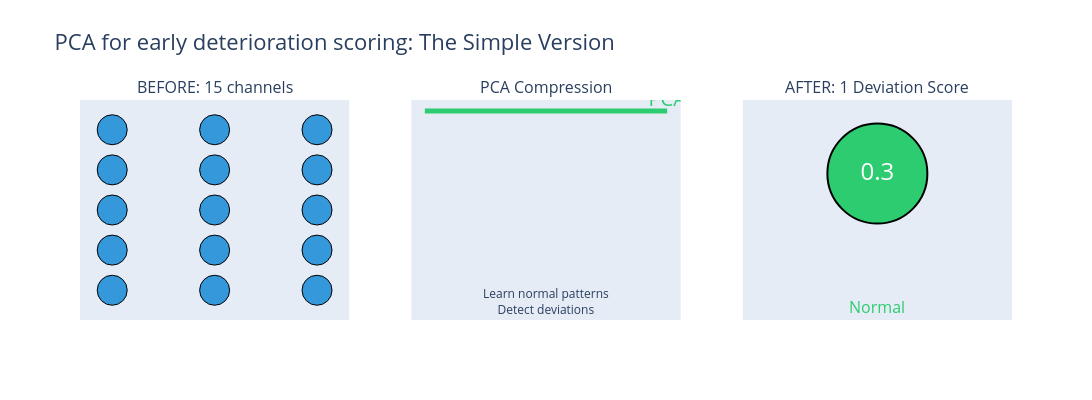

Notebook code cell kept with this figure:
### Markdown cell above
---

## 8. The Bottom Line

### What PCA Gives You

| Before | After |
|--------|-------|
| 15+ channels per bed | 1 deviation score |
| Complex per-channel alarm limits | Single alert threshold |
| Missed patterns across channels | Catches multi-channel deterioration |
| Per-channel alarms and alarm fatigue | Ward-wide dashboard |

### The Core Idea

1. **Compress**: PCA learns what a stable patient's channels look like together and compresses 15 channels into fewer dimensions
2. **Reconstruct**: We can approximate the original values from the compressed version
3. **Measure deviation**: A stable patient reconstructs well. A deteriorating one doesn't.
4. **Alert**: High reconstruction error = go and review this patient

### What PCA Doesn't Do

- It doesn't tell you *which* channel is the problem (the clinician drills down after the alert)
- The components aren't interpretable as "cardiac health" or "respiratory status"
- It's a compression technique, not a diagnosis

### Clinical Governance

- The score is **decision support**, not a diagnosis, and never an automatic treatment decision
- Deviation is measured against *the population it was fitted on* - refit for your case mix
- A missed deterioration is far costlier than a false alarm; choose the threshold accordingly, with clinicians in the room
- Audit the score against outcomes before, and after, it goes live

### Strategic Value

- **Early warning**: Catch deterioration before any single channel breaches its own limit
- **Simplicity**: One number per bed, clear escalation thresholds
- **Scalability**: Same approach works for 12 beds or 1,200
- **Foundation**: First step toward a full early-warning system

### Code cell
def create_summary_infographic():
    """Create final summary visualization."""
    
    fig = make_subplots(
        rows=1, cols=3,
        subplot_titles=(
            'BEFORE: 15 channels',
            'PCA Compression',
            'AFTER: 1 Deviation Score'
        )
    )
    
    # Before: Many channels
    x_before = np.tile([0, 1, 2], 5)
    y_before = np.repeat([0, 1, 2, 3, 4], 3)
    
    fig.add_trace(
        go.Scatter(
            x=x_before, y=y_before,
            mode='markers',
            marker=dict(size=30, color='#3498db', line=dict(color='black', width=1)),
            showlegend=False
        ),
        row=1, col=1
    )
    
    # Middle: Arrow
    fig.add_trace(
        go.Scatter(
            x=[0, 2], y=[2, 2],
            mode='lines+text',
            line=dict(color='#2ecc71', width=5),
            text=['', 'PCA'],
            textposition='top center',
            textfont=dict(size=20, color='#2ecc71'),
            showlegend=False
        ),
        row=1, col=2
    )
    
    fig.add_annotation(
        x=1, y=1.5,
        text='Learn normal patterns<br>Detect deviations',
        showarrow=False,
        font=dict(size=12),
        xref='x2', yref='y2'
    )
    
    # After: Single score
    fig.add_trace(
        go.Scatter(
            x=[1], y=[2],
            mode='markers+text',
            marker=dict(size=100, color='#2ecc71', line=dict(color='black', width=2)),
            text=['0.3'],
            textfont=dict(size=24, color='white'),
            showlegend=False
        ),
        row=1, col=3
    )
    
    fig.add_annotation(
        x=1, y=0.8,
        text='Normal',
        showarrow=False,
        font=dict(size=16, color='#2ecc71'),
        xref='x3', yref='y3'
    )
    
    fig.update_layout(
        title=dict(text='PCA for early deterioration scoring: The Simple Version', font=dict(size=22)),
        width=1200,
        height=400
    )
    
    for i in range(1, 4):
        fig.update_xaxes(showticklabels=False, showgrid=False, zeroline=False, row=1, col=i)
        fig.update_yaxes(showticklabels=False, showgrid=False, zeroline=False, row=1, col=i)
    
    fig.show()
    
    print("\n" + "="*60)
    print("KEY TAKEAWAYS")
    print("="*60)
    print("\n1. PCA compresses many channels into a compact form")
    print("2. Reconstruction error = how 'abnormal' a reading is")
    print("3. One deviation score per bed, one threshold to set")
    print("4. Catches multi-channel anomalies that individual thresholds miss")
    print("5. Foundation for ward-wide early deterioration scoring")
    print("\n" + "="*60)

create_summary_infographic()

### Figure 1 — Plotly figure (JSON) as saved in the notebook; plotly's stock layout.template omitted (floating-point values rounded to 4 significant figures)
{"data": [{"marker": {"color": "#3498db", "line": {"color": "black", "width": 1}, "size": 30}, "mode": "markers", "showlegend": false, "type": "scatter", "x": [0, 1, 2, 0, 1, 2, 0, 1, 2, 0, 1, 2, 0, 1, 2], "xaxis": "x", "y": [0, 0, 0, 1, 1, 1, 2, 2, 2, 3, 3, 3, 4, 4, 4], "yaxis": "y"}, {"line": {"color": "#2ecc71", "width": 5}, "mode": "lines+text", "showlegend": false, "text": ["", "PCA"], "textfont": {"color": "#2ecc71", "size": 20}, "textposition": "top center", "type": "scatter", "x": [0, 2], "xaxis": "x2", "y": [2, 2], "yaxis": "y2"}, {"marker": {"color": "#2ecc71", "line": {"color": "black", "width": 2}, "size": 100}, "mode": "markers+text", "showlegend": false, "text": ["0.3"], "textfont": {"color": "white", "size": 24}, "type": "scatter", "x": [1], "xaxis": "x3", "y": [2], "yaxis": "y3"}], "layout": {"annotations": [{"font": {"size": 16}, "showarrow": false, "text": "BEFORE: 15 channels", "x": 0.1444, "xanchor": "center", "xref": "paper", "y": 1.0, "yanchor": "bottom", "yref": "paper"}, {"font": {"size": 16}, "showarrow": false, "text": "PCA Compression", "x": 0.5, "xanchor": "center", "xref": "paper", "y": 1.0, "yanchor": "bottom", "yref": "paper"}, {"font": {"size": 16}, "showarrow": false, "text": "AFTER: 1 Deviation Score", "x": 0.8556, "xanchor": "center", "xref": "paper", "y": 1.0, "yanchor": "bottom", "yref": "paper"}, {"font": {"size": 12}, "showarrow": false, "text": "Learn normal patterns<br>Detect deviations", "x": 1, "xref": "x2", "y": 1.5, "yref": "y2"}, {"font": {"color": "#2ecc71", "size": 16}, "showarrow": false, "text": "Normal", "x": 1, "xref": "x3", "y": 0.8, "yref": "y3"}], "height": 400, "title": {"font": {"size": 22}, "text": "PCA for early deterioration scoring: The Simple Version"}, "width": 1200, "xaxis": {"anchor": "y", "domain": [0.0, 0.2889], "showgrid": false, "showticklabels": false, "zeroline": false}, "xaxis2": {"anchor": "y2", "domain": [0.3556, 0.6444], "showgrid": false, "showticklabels": false, "zeroline": false}, "xaxis3": {"anchor": "y3", "domain": [0.7111, 1.0], "showgrid": false, "showticklabels": false, "zeroline": false}, "yaxis": {"anchor": "x", "domain": [0.0, 1.0], "showgrid": false, "showticklabels": false, "zeroline": false}, "yaxis2": {"anchor": "x2", "domain": [0.0, 1.0], "showgrid": false, "showticklabels": false, "zeroline": false}, "yaxis3": {"anchor": "x3", "domain": [0.0, 1.0], "showgrid": false, "showticklabels": false, "zeroline": false}}}
